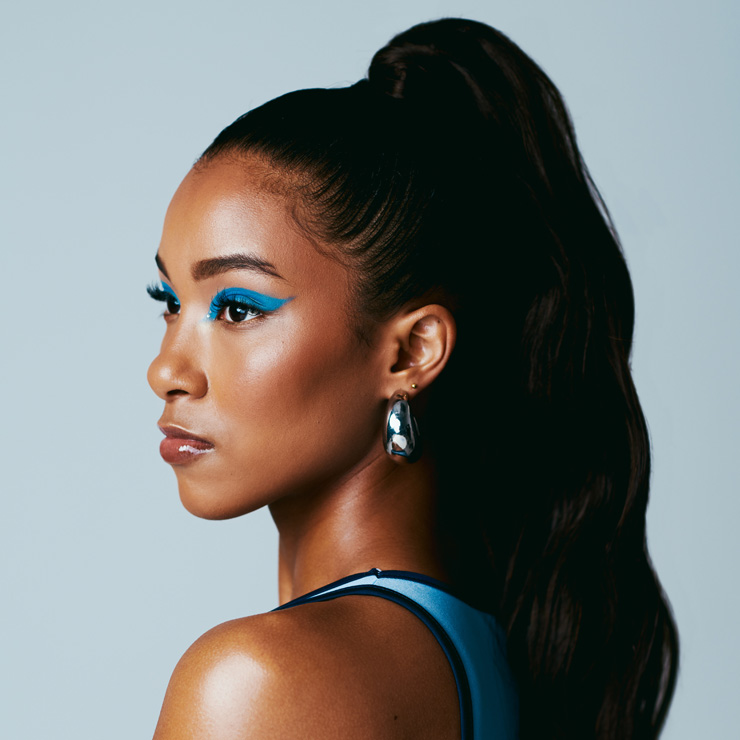
#> input picture Blue_Image.jpg, 740 x 740 px, found by its file name
$ jupyter execute Image_Processing.ipynb
#> lines starting #> are read from the running program, lines starting #| are printed output that depends on the picture
[cell 1]
import cv2
from google.colab.patches import cv2_imshow

# Read the color image
color_image = cv2.imread('/content/Blue_Image.jpg')
#> color_image is the input picture: shape (740, 740, 3); mean B, G, R 116.8, 119.9, 119.5

# Convert the color image to grayscale
gray_image = cv2.cvtColor(color_image, cv2.COLOR_BGR2GRAY)
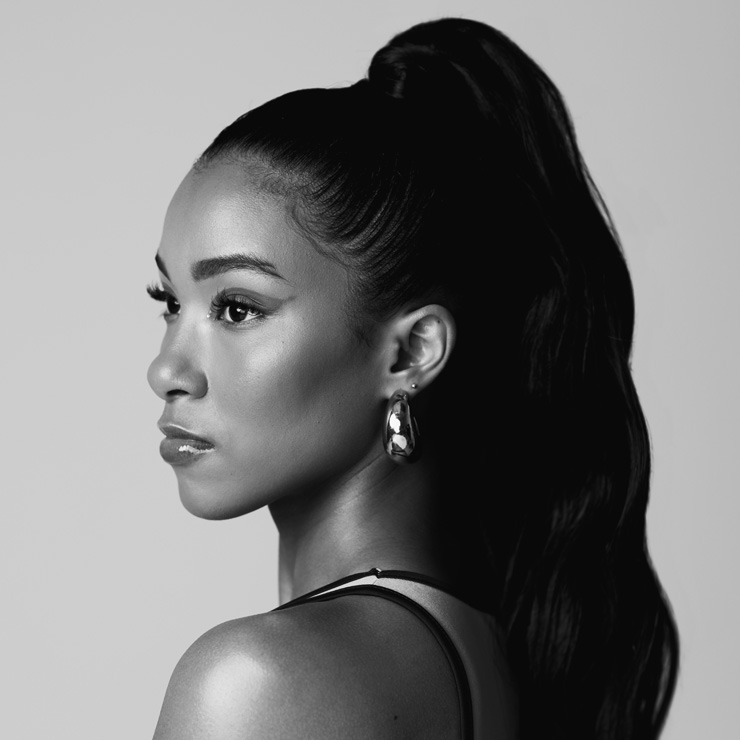
#> gray_image: shape (740, 740); min 3, max 254, mean 119.5

# Display the grayscale image
cv2_imshow(gray_image)

# Convert the grayscale image back to color
color_image_restored = cv2.cvtColor(gray_image, cv2.COLOR_GRAY2BGR)

# Display the restored color image
cv2_imshow(color_image_restored)

# Save the restored color image
cv2.imwrite('/content/restored_color_image.jpg', color_image_restored)
#> Out = True

[cell 2]
import cv2
from google.colab.patches import cv2_imshow

# Read the image
image = cv2.imread('/content/Blue_Image.jpg')
cv2_imshow(image)

# Split the image into color channels
blue, green, red = cv2.split(image)
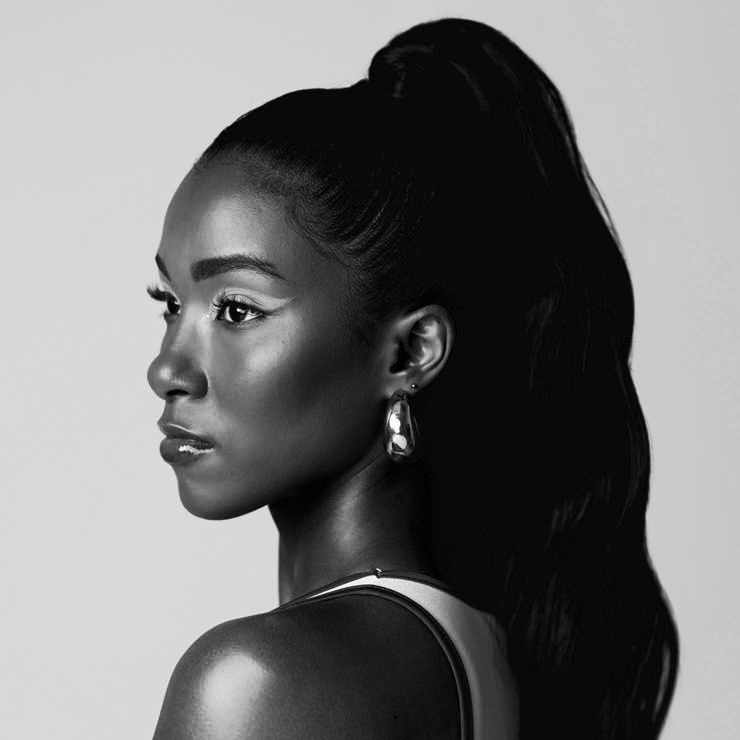
#> blue: shape (740, 740); min 0, max 255, mean 116.8
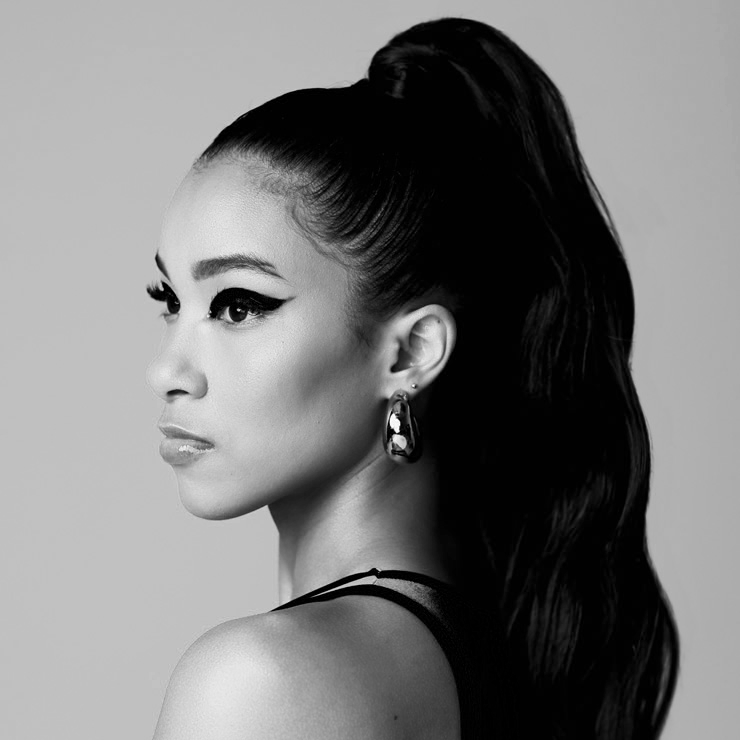
#> red: shape (740, 740); min 0, max 255, mean 119.5

# Set all blue pixels to red
red[blue > 0] = 255
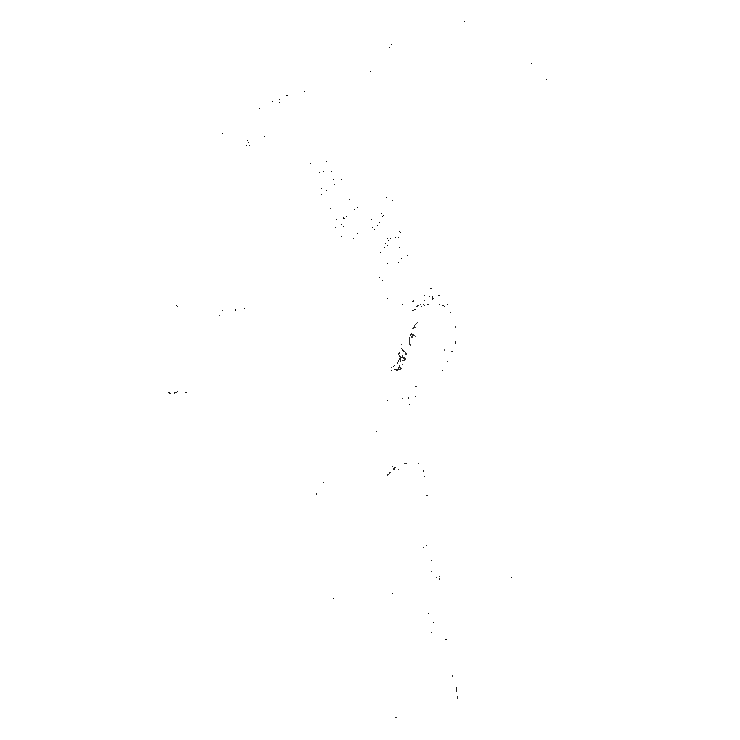
#> red: shape (740, 740); min 0, max 255, mean 254.9

# Merge the modified channels back into the image
modified_image = cv2.merge((blue, green, red))
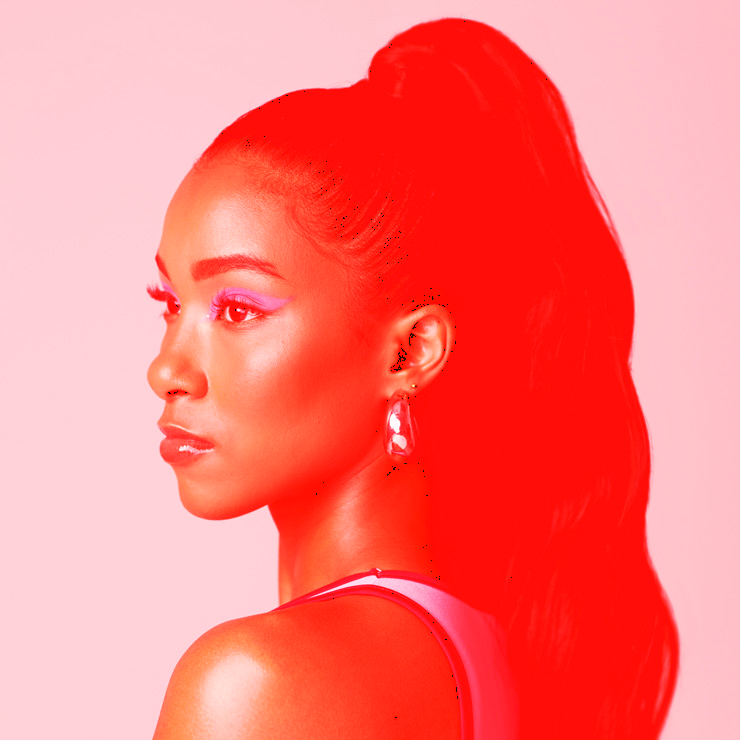
#> modified_image: shape (740, 740, 3); mean B, G, R 116.8, 119.9, 254.9

# Display the modified image
cv2_imshow(modified_image)

# Save the modified image
cv2.imwrite('/content/modified_image.jpg', modified_image)
#> Out = True

[cell 3]
import cv2
from google.colab.patches import cv2_imshow

# Read the color image
color_image = cv2.imread('/content/Blue_Image.jpg')

# Convert the color image to negative
negative_image = 255 - color_image
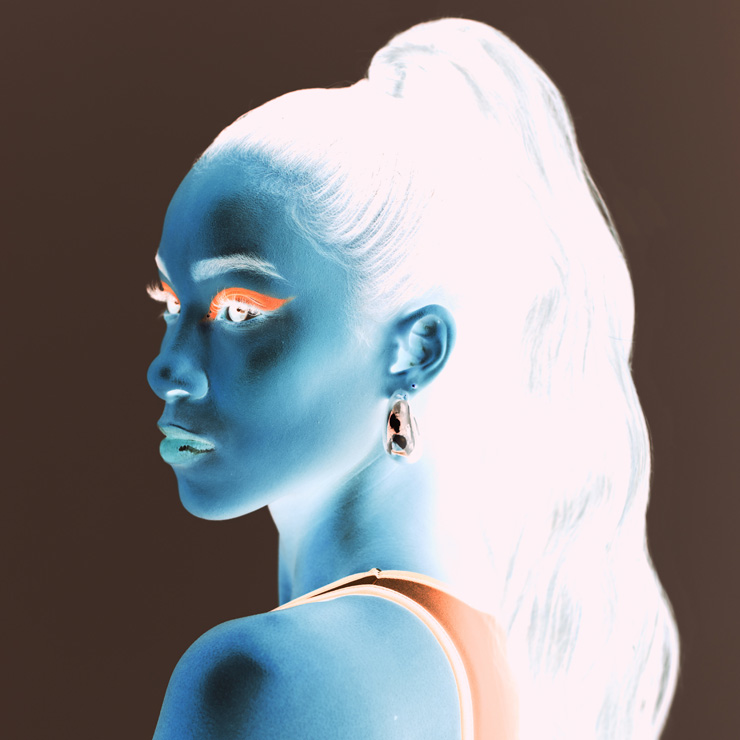
#> negative_image: shape (740, 740, 3); mean B, G, R 138.2, 135.1, 135.5

# Display the negative image
cv2_imshow(negative_image)

# Save the negative image
cv2.imwrite('/content/negative_image.jpg', negative_image)
#> Out = True

[cell 4]
import cv2
from google.colab.patches import cv2_imshow

# Load the pre-trained face detection model from OpenCV
face_cascade = cv2.CascadeClassifier(cv2.data.haarcascades + 'haarcascade_frontalface_default.xml')

# Load the input image
image = cv2.imread('/content/Blue_Image.jpg')

# Convert the image to grayscale
gray_image = cv2.cvtColor(image, cv2.COLOR_BGR2GRAY)

# Perform face detection
faces = face_cascade.detectMultiScale(gray_image, scaleFactor=1.1, minNeighbors=5, minSize=(30, 30))
#> faces = ()

# Draw rectangles around the detected faces
for (x, y, w, h) in faces:
    cv2.rectangle(image, (x, y), (x + w, y + h), (0, 255, 0), 2)
#> this loop made 0 passes

# Display the image with detected faces
cv2_imshow(image)

# Save the image with detected faces
cv2.imwrite('/content/detected_faces.jpg', image)
#> Out = True
